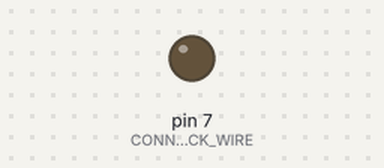
The sketch below on a simulated Arduino Uno, built with avr-gcc and run on an emulated ATmega328P. Parts: output pins drawn as LEDs (lit = HIGH). Pins used as bus, display or sensor lines are not drawn.

Above: at 1.0 s.
At 3.0 s:
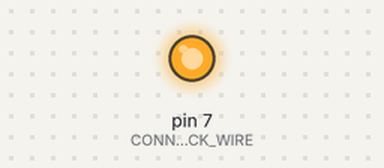
Timing chart, 0 to 5.2 s (numbered marks = the images above):
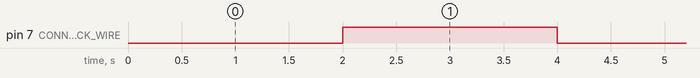

The sketch:

test.ino
```cpp
void setup() {
  // put your setup code here, to run once:
  pinMode(7, OUTPUT); //CONNECT BLACK WIRE
  pinMode(8, OUTPUT); //CONNECT BROWN WIRE

}

void loop() {
  // put your main code here, to run repeatedly
  digitalWrite(7,LOW);    //CLOCKWISE
  digitalWrite(8,HIGH);
  delay(2000);
  digitalWrite(7,HIGH);   //ANTI CLOCKWISE
  digitalWrite(8,LOW);
  delay(2000);
}
```

Measured:
- by itself, pin 7 (CONNECT_BLACK_WIRE): alternates HIGH for 2.0 s and LOW for 2.0 s
